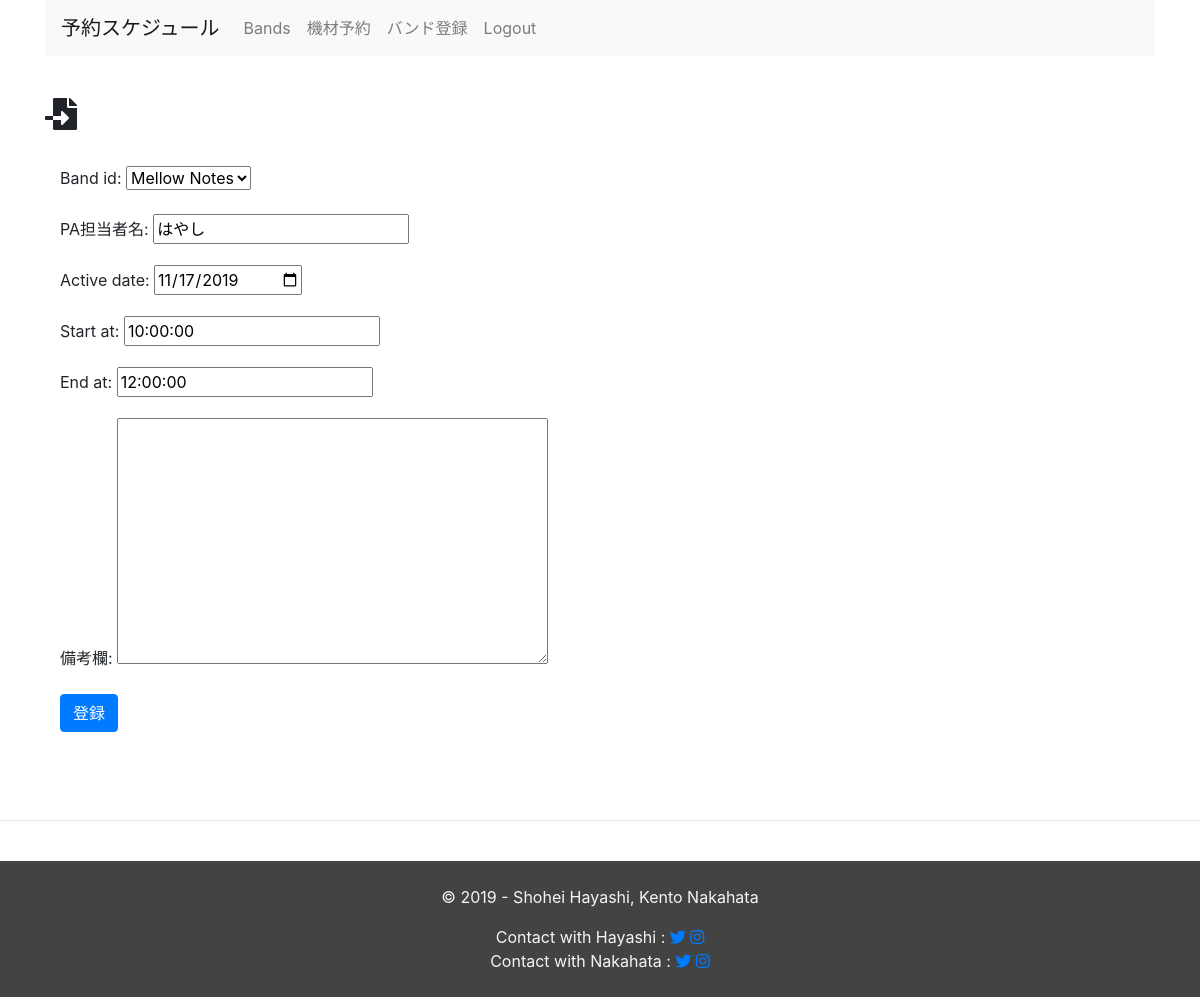
The app's page /equipment_management/updete_schedule/20/ (signed in) with its own data.
### equipment_management/models.py (models this page shows, shortened)
class Schedule(models.Model):
  band_id = models.ForeignKey(Band, on_delete=models.CASCADE)
  pa_name = models.CharField(max_length=255, verbose_name='PA担当者名')
  active_date = models.DateField(default=timezone.now)
  start_at = models.TimeField(default= nine_hours_hence())
  end_at = models.TimeField(default=two_hours_hence)
  text = models.TextField(blank=True, verbose_name='備考欄')
  created_at = models.DateTimeField(auto_now=True)
  updated_at = models.DateTimeField(auto_now=True)

### equipment_management/views.py (the view)
# urls.py: path('updete_schedule/<int:pk>/', views.update_schedule, name='update_schedule'),
@login_required
def update_schedule(request, pk):
  schedule = get_object_or_404(Schedule, pk=pk)
  form = ScheduleCreateForm(request.POST or None, instance=schedule)
  if request.method == 'POST' and form.is_valid():
    form.save()
    return redirect('equipment:month')
  context = {
      'form': form,
  }
  return render(request, 'equipment_management/band_form.html', context)

### equipment_management/forms.py
class ScheduleCreateForm(forms.ModelForm):
  class Meta:
    model = Schedule
    fields = '__all__'
    widgets = {
        'active_date': DateInput(),
    }

### equipment_management/models.py (called while the page is built)
  def __str__(self):
      return self.band_name

### equipment_management/templates/equipment_management/band_form.html (shortened to what this page needs)
{% extends 'equipment_management/base.html' %}
{% block content %}
<br>
<h2><i class="fas fa-file-import"></i> {{ title }}</h2>
<br>
<div class="container">
  <form action="" method="POST">
  {{ form.as_p }}
  <button type="submit" class="btn btn-primary">登録</button>
  </form>
</div>
{% endblock %}
{% block extrajs %}
    <link rel="stylesheet" type="text/css"
          href="https://cdnjs.cloudflare.com/ajax/libs/timedropper/1.0/timedropper.min.css">
{% endblock %}

### equipment_management/static/css/table.css (style rules this page uses)
button { font-size: small; }

### records on screen
Schedule: band_id "Mellow Notes", pa_name "はやし", active_date "11/17/2019", start_at "10:00:00", end_at "12:00:00"
